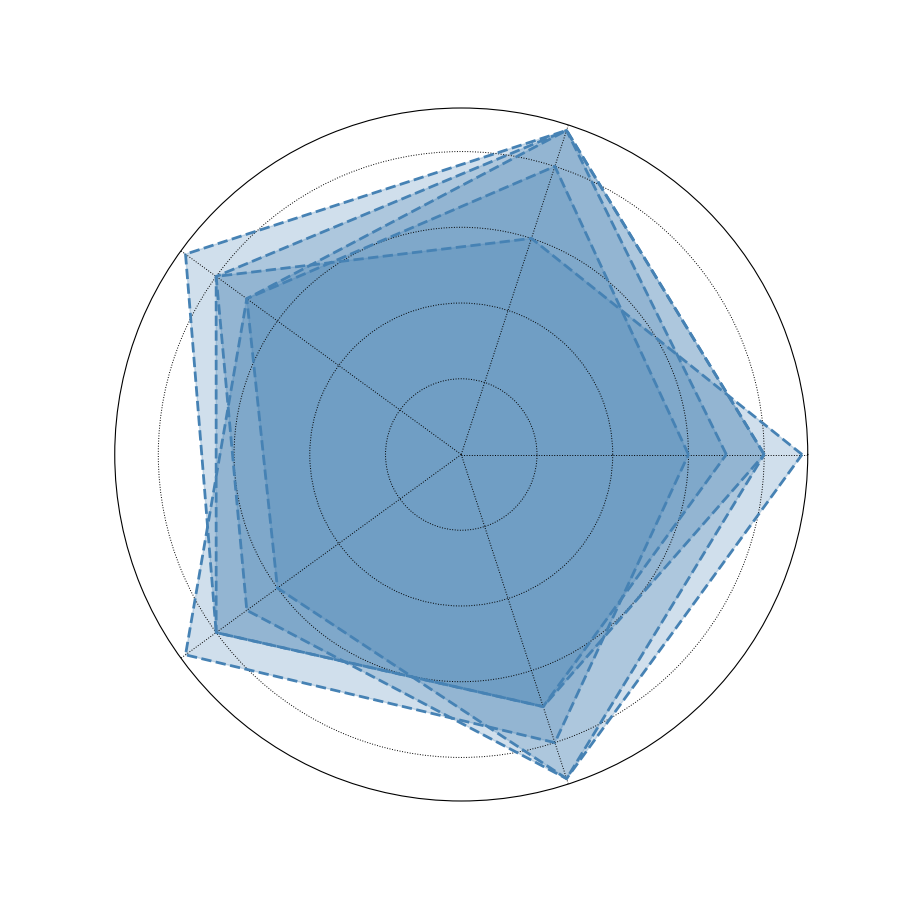

Here is the Python script that generated this plot:
import matplotlib.pyplot as plt
import numpy as np

num_vars = 5

captain_blackbeard = [9, 6, 8, 7, 9]
captain_kidd = [6, 8, 7, 9, 8]
captain_teach = [8, 9, 9, 8, 7]
captain_morgan = [8, 9, 7, 6, 9]
captain_drake = [7, 9, 8, 8, 7]

captains = [captain_blackbeard, captain_kidd, captain_teach, captain_morgan, captain_drake]
for captain in captains:
    captain += captain[:1]

angles = np.linspace(0, 2 * np.pi, num_vars, endpoint=False).tolist()
angles += angles[:1]

fig, ax = plt.subplots(figsize=(9, 9), subplot_kw=dict(polar=True))

def plot_radar(data):
    color = 'steelblue'
    ax.fill(angles, data, color=color, alpha=0.25)
    ax.plot(angles, data, color=color, linestyle='--', linewidth=2)

plot_radar(captain_blackbeard)
plot_radar(captain_kidd)
plot_radar(captain_teach)
plot_radar(captain_morgan)
plot_radar(captain_drake)

ax.set_yticklabels([])
ax.set_xticks(angles[:-1])
ax.set_xticklabels([''] * num_vars)  # Remove category labels

plt.grid(color='black', linestyle=':', linewidth=0.7)

plt.show()
